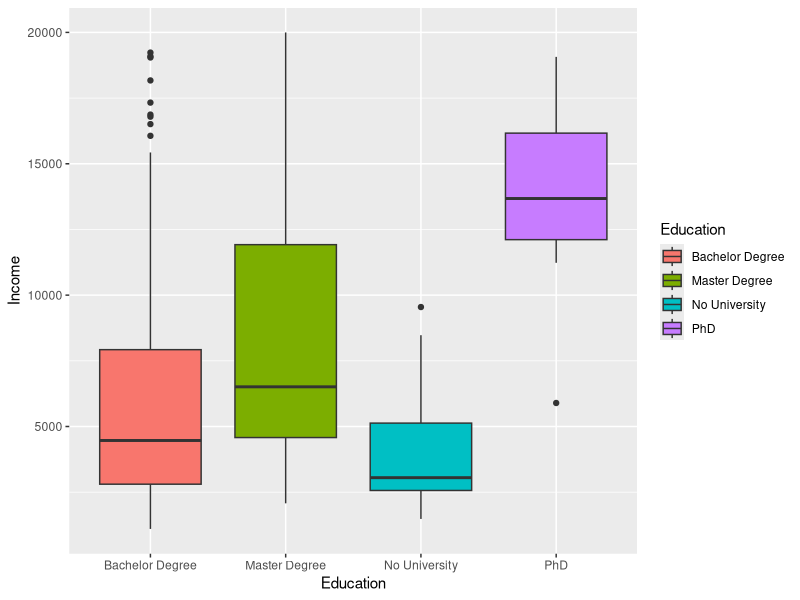

This figure's R source:
setwd("~/Oktatás 2024252/Statistical Modeling") # change path to where you downloaded the 'PracticeData89.xlsx' file

#----------------------------------------------------
# Income worksheet
#----------------------------------------------------

library(readxl)
income_data <- read_excel("PracticeData89.xlsx", sheet = "Income")
str(income_data)

# 1)
library(ggplot2)

ggplot(income_data, aes(x=Education, y=Income, fill=Education)) + geom_boxplot()

# The typical 50% of income is highest for PhD graduates, it's even higher than for the third quartile of Master Degree.
# Lowest income is generally for those with no university degree, their median salary is at the level of the lowest 25% for
# graduates with Bachelor Degrees.
# Typical 50% of incomes for Bachelor and Master Degree graduates is similar, though it's a bit higher for Master Degrees as their
# median income is at the same level as the lower quartile of Bachelor Degree graduates.

# 2)

helper_table <- aggregate(Income ~ Education, data = income_data, FUN=sd)
helper_table$freq <- table(income_data$Education)
helper_table

within_sd <- sqrt(sum((helper_table$freq-1)*helper_table$Income^2)/(nrow(income_data)-1))
# A randomly selected employee's income is expected to differ from the mean income of their own eduaction level by
# +- 4222 USD.

# 3)

within_ss <- within_sd^2*(nrow(income_data)-1)
total_ss <- sd(income_data$Income)^2*(nrow(income_data)-1)

eta_sq <- 1-within_ss/total_ss
# Education level explains 15.5% of the variability of income for the observed employees. It is a moderate relationship as
# eta^2 is between 10% and 50%

oneway.test(Income ~ Education, data = income_data, var.equal = FALSE)
# p-value = 2.491e-08 < 0.01 --> H0 is rejected at every common significance levels
# The moderate-level relationship between income and education is significant for unobserved employees as well
# on every common significance levels.

# 4)
income_reg <- lm(Income ~ Experience+Training, data = income_data)
summary(income_reg)
# Work experience and number of trainings explain 44.1% in the variability of employee's income.

# 5)
income_reg

# A new employee with no work experience and who has not completed any trainings before is expected to earn
# 1479 USD a month according to our regression

# Out of two employees with the same number of trainings completed in the past 5 years, the one with 1 extra year of
# work experience is expected to earn 390 USD more a month.

# 6)

summary(income_data)

# Mean level
245.55*2.759/(1479.04+390.43*11.42+245.55*2.759)
# If for an employee the number of completed trainings increases by 1% compared to the mean value of 2.759,
# their income is expected to increase by 0.10%

# Median level
245.55*3/(1479.04+390.43*10+245.55*3)
# If for an employee the number of completed trainings increases by 1% compared to the median value of 3,
# their income is expected to increase by 0.12%

# 7)
summary(income_reg)

# Number of Trainings Completed as the p-value of its coefficient is larger than 10%, which means its (1-0.1)=90% confidence interval
# contains zero. So, with 90% we can say that the coefficient (it's marginal effect on income) can be considered as 0.

#----------------------------------------------------
# Apartment worksheet
#----------------------------------------------------

apartments <- read_excel("PracticeData89.xlsx", sheet = "Apartment")
str(apartments)

# 1)

# H0: Prices follow Exponential distribution
# H1: Prices don't follow Exponential distribution

# test statistic calculation
lambda <- 1/mean(apartments$Price)

exp_quintiles <- qexp(c(0,0.2, 0.4, 0.6, 0.8,1), rate = lambda)

observed_freq <- table(cut(apartments$Price, breaks = exp_quintiles))
observed_freq

# expected freq in the quintile bins is n*0.2 = 500*0.2 = 100 > 10 --> test assumption is met

chi2_result <- chisq.test(observed_freq)

# p-value calculation: number of estimated parameters for the test is 1 (lambda)
p_value_chi2 <- 1-pchisq(chi2_result$statistic, df = 5-1-1)
p_value_chi2*100 # in percentage format
# Our p-value is practically 0. Thus, H0 can be rejected on every common levels
# The price distribution cannot be considered exponenetial.

# 2)

# H0: bathroom distribution is the same for apartments with and without air conditioning
# H1: bathroom distribution is different for apartments with and without air conditioning

# check test assumptions
crosstab <- table(apartments[,c("Bathrooms", "AirCond")])
chi2_result <- chisq.test(crosstab)
chi2_result$expected
# The expected frequencies in the contingency table under H0 are lower than 5 for apartments with 6 bathrooms.
# Merge them with apartments with 5 bathrooms

apartments$BathMerged <- ifelse(apartments$Bathrooms >= 5, "5+", apartments$Bathrooms)

# check test assumptions again
crosstab <- table(apartments[,c("BathMerged", "AirCond")])
chi2_result <- chisq.test(crosstab)
chi2_result$expected
# We have at least 5 expected frequencies in every category now

# See the p-value
chi2_result

# p-value = 0.3812 > 0.1 --> H0 can't be rejected on any common significance levels -->
# --> The distribution for the number of bathrooms is not significantly different for apartments with and
#     without air conditioning on any common significance levels

# 3)
crosstab - chi2_result$expected
# We have about 3.9 more apartments with 3 bathrooms with air conditioning category than we expect to have in case of
# completely identical bathroom distribution. However, according to the result of Task 2 this difference is not significant.

# 4)
apart_reg <- lm(Price ~ Area+Bathrooms, data = apartments)
apart_reg
confint(apart_reg, level = 0.99)

# The apartment price is expected to increase by 36.35 thousand AED if area increases by 1 m^2 while
# the number of bathrooms remains the same.
# This effect is expected to be between 33.2 and 39.5 thousand AED for unobserved apartments with 99% confidence.

# 5)

# H0: R^2 = 0
# H1: R^2 > 0

# test statistics and p-value
summary(apart_reg)
# p-value: < 2.2e-16 < 0.01 --> H0 is rejected on every common significance levels -->
# --> The model has significantly positive explanatory power on all common significance levels
#     in the population of unobserved apartments

# 6)

direct_bath <- apart_reg$coefficients[3]

reg_area_bath <- lm(Area ~ Bathrooms, data = apartments)
indirect_bath <- reg_area_bath$coefficients[2] * apart_reg$coefficients[2]

total_bath <- direct_bath + indirect_bath

# check total effect
lm(Price ~ Bathrooms, data = apartments)$coefficients[2] - total_bath
# difference is practically 0, we are ok

# With area unchanged, one extra bathroom is expected to decrease the price by 665 thousand AED (direct effect)
# However adding one bathroom is expected to increase area and this leads to an expected price increase by 1912 thousand AED (indirect effect)
# These two effects result in a total expected price increase by 1247 thousand AED in case of one extra bathroom

#----------------------------------------------------
# Flats worksheet
#----------------------------------------------------

flats <- read_excel("PracticeData89.xlsx", sheet = "Flats")
str(flats)

# 1) 

# H0: sample is representative for settlement types
# H1: sample is not representative for settlement types

# settlement frequency distribution in the sample 
table(flats$Settlement)

# settlement distribution in the population
# give the percentages in the same order as in the outout of the 'table' function
settlement_pop_props <- c(0.6, 0.33, 0.02, 0.05)

# get the expected frequencies in the sample if H0 is true
expected_freq <- settlement_pop_props * nrow(flats)
expected_freq

# The expected frequencies under H0 are lower than 5 for municipalities.
# Merge them with towns
flats$SettlementSimple <- ifelse(flats$Settlement %in% c("municipality","town"),
                                 "municipality + town",
                                 flats$Settlement)

observed_freq <- table(flats$SettlementSimple)
observed_freq

settlement_pop_props <- c(0.6, 0.33, 0.02+0.05)
expected_freq <- settlement_pop_props * nrow(flats)
expected_freq
# We have at least 5 expected frequencies in every category now
# We can do the test of representativity now

# 2)

# H0: sample is representative for settlement types
# H1: sample is not representative for settlement types

chisq.test(observed_freq, p = settlement_pop_props)
# p-value = 0.007787 < 0.01 --> H0 is rejected on every common significance levels -->
# --> the sample is not representative for settlement types on all common significance levels

# 3)
flats_reg <- lm(Price ~ Rooms+Size+Floor, data = flats)
summary(flats_reg)
# Most important: Size --> lowest p-value = lowest error probability for considering it significant
# Least important: Rooms --> highest p-value = highest error probability for considering it significant

# 4)
direct_rooms <- flats_reg$coefficients[2]

total_rooms <- lm(Price ~ Rooms, data = flats)$coefficients[2]

indirect_rooms <- total_rooms - direct_rooms

cor(flats[,c(1,3:5)])

# With size and floor unchanged, one extra room is expected to increase the price by 0.37 million pounds (direct effect)
# However adding one bathroom is expected to increase size and flats with more rooms are generally on higher floors,
# and this leads to an expected price increase by 1.73 million pounds (indirect effect)
# These two effects result in a total expected price increase by 2.09 million pounds in case of one extra room

# 5/a)
summary(flats_reg)
# The number of rooms, the size and the floor together determine 72.85% of the variability in flat prices.

# 5/b)
confint(flats_reg, level = 0.95)
# If a flat is one floor higher with size and number of rooms unchanged, its price is expected to increase by
# 0.42 - 0.68 million pounds with 95% confidence

# 5/c)
flats_reg
flats[42,]
0.07294*76/(3.54736+0.36775*4+0.07294*76+0.55095*5)
# If the size of a flat increases by 1% while number of rooms, and floor remains the same, then its price
# is expected to grow by 0.42%